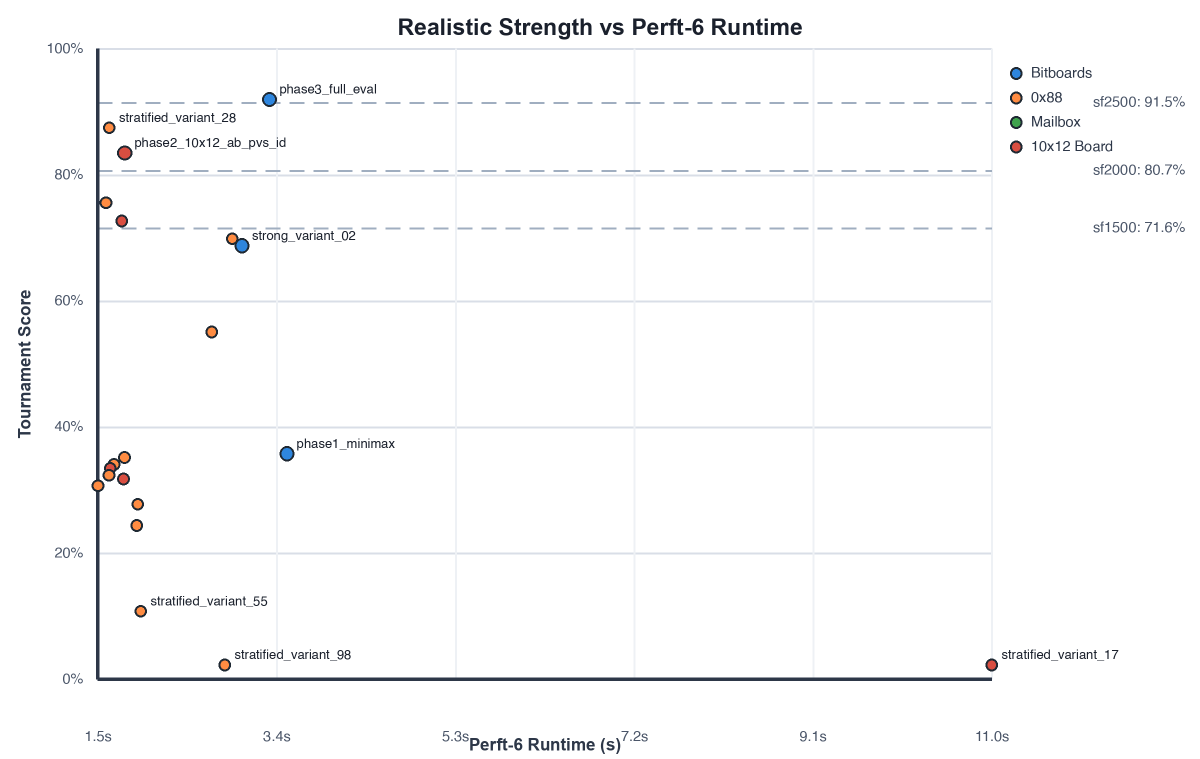
#> input picture outputs/variant_diversity_tournament_n20_realistic/paper_analysis/plots/strength_vs_perft6.png, 2400 x 1518 px (shown at 1/2 size)
$ python -i analyze_realistic_tournament.py   (imports and definitions only)
#> lines starting #> are read from the running program, lines starting #| are printed output that depends on the picture
#!/usr/bin/env python3
from __future__ import annotations

import argparse
import csv
import json
import math
import statistics
from collections import defaultdict
from pathlib import Path

from PIL import Image, ImageEnhance, ImageOps
from pillow_plot_utils import draw_dashed_line, draw_rotated_text, draw_text, new_canvas, rgba, save_png, text_bbox


# [7 lines left out: function svg_escape, not called in this run]


def load_rows(path: Path) -> list[dict[str, str]]:
    with path.open("r", encoding="utf-8", newline="") as handle:
        return list(csv.DictReader(handle))


# [5 lines left out: function count_pgn_games, not called in this run]


def write_svg(path: Path, lines: list[str]) -> None:
    path.parent.mkdir(parents=True, exist_ok=True)
    path.write_text("\n".join(lines) + "\n", encoding="utf-8")


# [228 lines left out: functions write_csv, compute_anchor_matchups, compute_bucket, select_strength_scatter_labels, select_strength_scatter_publication_labels, publication_short_label and 5 more, not called in this run]


def write_grayscale_png(src: Path, dst: Path) -> None:
#> called with dst = 'out.png'
    image = Image.open(src).convert("RGB")
#> image is the input picture: PIL image 2400x1518 RGB; mean R, G, B 250.3, 250.4, 250.8
    gray = ImageOps.grayscale(image)
    gray = ImageOps.autocontrast(gray, cutoff=1)
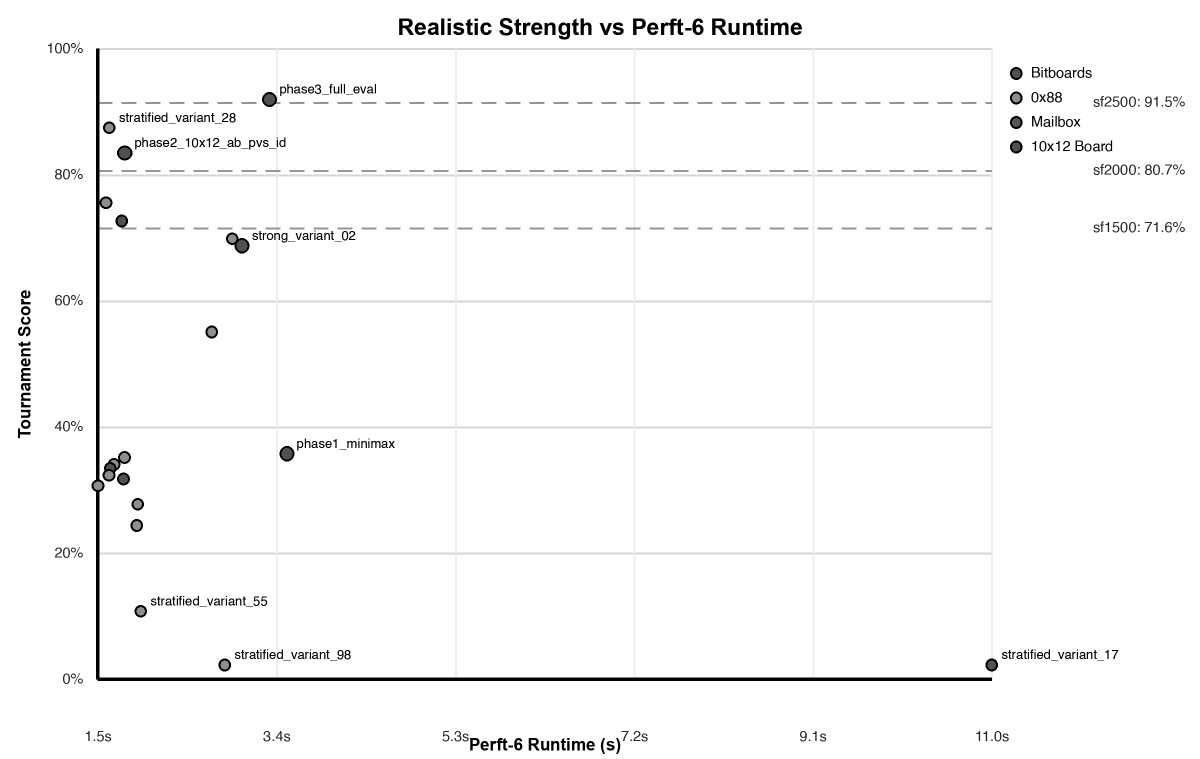
#> gray: PIL image 2400x1518 L (shown at 1/2 size); min 0, max 255, mean 249.4
    gray = ImageEnhance.Contrast(gray).enhance(1.15)
    gray = ImageEnhance.Sharpness(gray).enhance(1.05)
#> (the run stopped early here; a loop or call above may not have finished)
